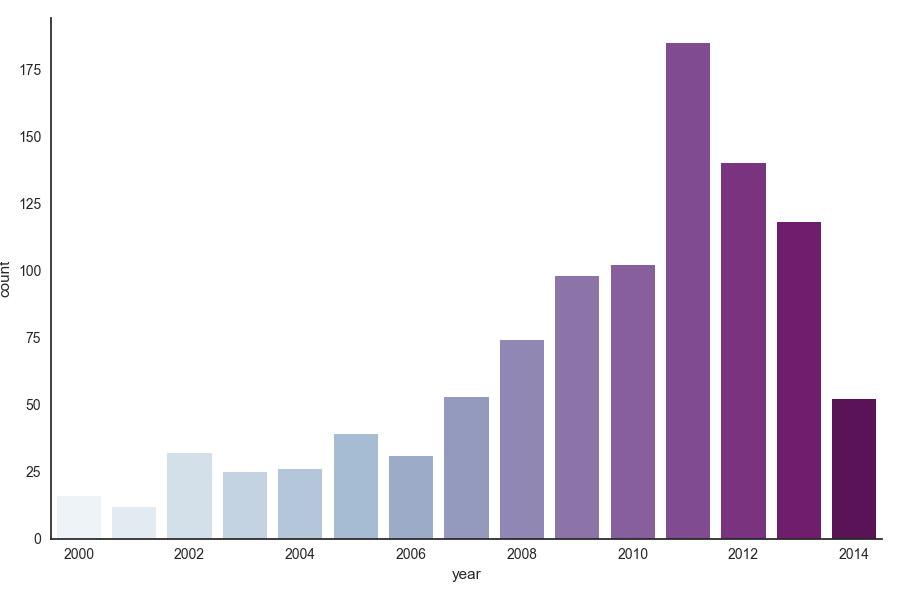

This chart was generated by the following Python code:
import numpy as np
import seaborn as sns
import matplotlib.pyplot as plt

sns.set(style = "white")

# Load the example planets dataset
planets = sns.load_dataset("planets")

# Make a range of years to show categories with no observations
years = np.arange(2000, 2015)

# Draw a count plot to show the number of planets discovered each year
g = sns.factorplot(x = "year", data = planets, kind = "count",
                   palette = "BuPu", size = 6, aspect = 1.5, order = years)
g.set_xticklabels(step=2)

# save and show the picture
plt.savefig('Barplot_timeseries.png')
plt.title('Barplot timeseries')
plt.show()

# source : https://seaborn.pydata.org/examples/timeseries_of_barplots.html